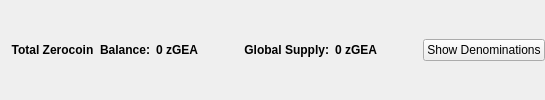
                       <widget class="QFrame" name="balanceSupplyFrame">
                        <layout class="QHBoxLayout" name="horizontalLayout_2" stretch="0,0,0,1,0">
                         <property name="rightMargin">
                          <number>0</number>
                         </property>
                         <item>
                          <layout class="QHBoxLayout" name="horizontalLayout_34">
                           <item>
                            <widget class="QLabel" name="labelzAvailableText_3">
                             <property name="font">
                              <font>
                               <weight>75</weight>
                               <bold>true</bold>
                              </font>
                             </property>
                             <property name="toolTip">
                              <string>Total Balance including unconfirmed and immature zGEA</string>
                             </property>
                             <property name="text">
                              <string>Total Zerocoin  Balance:</string>
                             </property>
                             <property name="alignment">
                              <set>Qt::AlignRight|Qt::AlignTrailing|Qt::AlignVCenter</set>
                             </property>
                            </widget>
                           </item>
                           <item>
                            <widget class="QLabel" name="labelzAvailableAmount_4">
                             <property name="minimumSize">
                              <size>
                               <width>40</width>
                               <height>0</height>
                              </size>
                             </property>
                             <property name="font">
                              <font>
                               <weight>75</weight>
                               <bold>true</bold>
                              </font>
                             </property>
                             <property name="toolTip">
                              <string>Total Balance including unconfirmed and immature zGEA</string>
                             </property>
                             <property name="text">
                              <string>0 zGEA</string>
                             </property>
                             <property name="alignment">
                              <set>Qt::AlignLeading|Qt::AlignLeft|Qt::AlignVCenter</set>
                             </property>
                            </widget>
                           </item>
                          </layout>
                         </item>
                         <item>
                          <spacer name="horizontalSpacer_32">
                           <property name="orientation">
                            <enum>Qt::Horizontal</enum>
                           </property>
                           <property name="sizeHint" stdset="0">
                            <size>
                             <width>40</width>
                             <height>20</height>
                            </size>
                           </property>
                          </spacer>
                         </item>
                         <item>
                          <layout class="QHBoxLayout" name="horizontalLayout_35">
                           <item>
                            <widget class="QLabel" name="labelZsupplyText_2">
                             <property name="font">
                              <font>
                               <weight>75</weight>
                               <bold>true</bold>
                              </font>
                             </property>
                             <property name="text">
                              <string>Global Supply:</string>
                             </property>
                             <property name="alignment">
                              <set>Qt::AlignRight|Qt::AlignTrailing|Qt::AlignVCenter</set>
                             </property>
                            </widget>
                           </item>
                           <item>
                            <widget class="QLabel" name="labelZsupplyAmount_2">
                             <property name="font">
                              <font>
                               <weight>75</weight>
                               <bold>true</bold>
                              </font>
                             </property>
                             <property name="text">
                              <string>0 zGEA</string>
                             </property>
                            </widget>
                           </item>
                          </layout>
                         </item>
                         <item>
                          <spacer name="horizontalSpacer_31">
                           <property name="orientation">
                            <enum>Qt::Horizontal</enum>
                           </property>
                           <property name="sizeHint" stdset="0">
                            <size>
                             <width>40</width>
                             <height>20</height>
                            </size>
                           </property>
                          </spacer>
                         </item>
                         <item>
                          <widget class="QPushButton" name="pushButtonShowDenoms">
                           <property name="toolTip">
                            <string>Show zGEA denominations list</string>
                           </property>
                           <property name="text">
                            <string>Show Denominations</string>
                           </property>
                          </widget>
                         </item>
                        </layout>
                       </widget>
